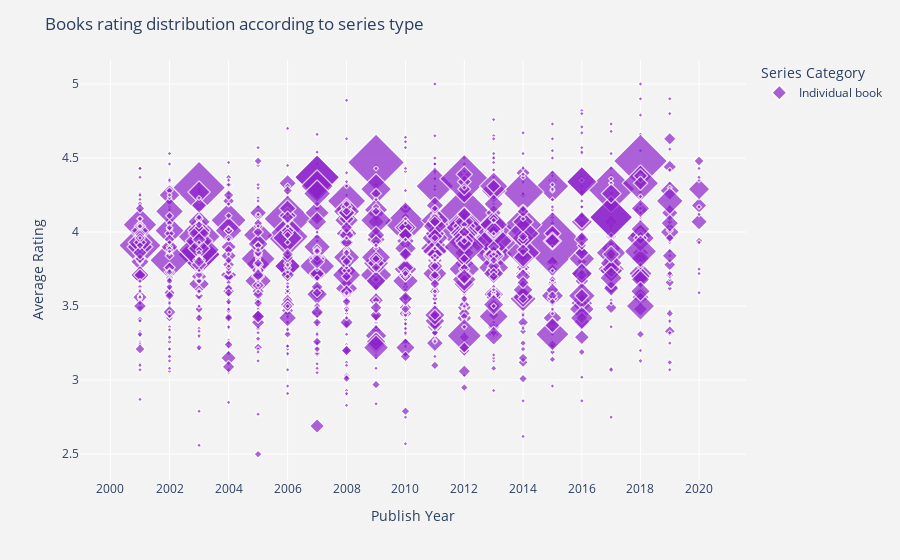

Write notebook code for a chart like this one.
### Code cell
# Displaying the scatter chart to help publishers
display_chart(genre_dropdown.value, series_category_dropdown.value, df_goodreads)

### Figure 1 — Plotly figure (JSON) as saved in the notebook; plotly's stock layout.template omitted (floating-point values rounded to 4 significant figures; data arrays with more than 128 entries replaced by an {"elided": "..."} marker saying what was removed)
{"data": [{"hovertemplate": "<b>%{hovertext}</b><br><br>Series Category=Individual book<br>year_published=%{x}<br>average_rating=%{y}<br>review_count=%{marker.size}<extra></extra>", "hovertext": {"elided": "2362 str values"}, "legendgroup": "Individual book", "marker": {"color": "#8b20c9", "line": {"width": 1}, "size": {"elided": "2362 int values"}, "sizemin": 4, "sizemode": "area", "sizeref": 41.11, "symbol": "diamond"}, "mode": "markers", "name": "Individual book", "showlegend": true, "type": "scattergl", "x": {"elided": "2362 int values"}, "xaxis": "x", "y": {"elided": "2362 float values"}, "yaxis": "y"}], "layout": {"legend": {"itemsizing": "constant", "title": {"text": "Series Category"}, "tracegroupgap": 0}, "margin": {"t": 60}, "paper_bgcolor": "rgb(243, 243, 243)", "plot_bgcolor": "rgb(243, 243, 243)", "title": {"text": "Books rating distribution according to series type"}, "xaxis": {"anchor": "y", "domain": [0, 1], "gridcolor": "white", "gridwidth": 1, "title": {"text": "Publish Year"}, "type": "log"}, "yaxis": {"anchor": "x", "domain": [0, 1], "gridcolor": "white", "gridwidth": 1, "title": {"text": "Average Rating"}}}}
